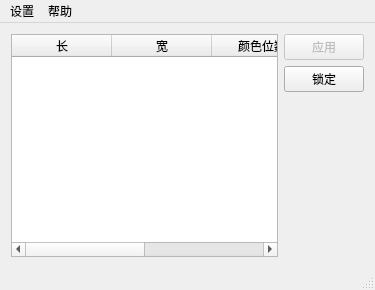
<?xml version="1.0" encoding="UTF-8"?>
<ui version="4.0">
 <class>MainWindow</class>
 <widget class="QMainWindow" name="MainWindow">
  <property name="geometry">
   <rect>
    <x>0</x>
    <y>0</y>
    <width>375</width>
    <height>290</height>
   </rect>
  </property>
  <property name="minimumSize">
   <size>
    <width>375</width>
    <height>290</height>
   </size>
  </property>
  <property name="windowTitle">
   <string>Display Locker</string>
  </property>
  <widget class="QWidget" name="centralWidget">
   <layout class="QGridLayout" name="gridLayout">
    <item row="0" column="0" rowspan="4">
     <widget class="QTableWidget" name="tableWidgetSettings">
      <property name="sizePolicy">
       <sizepolicy hsizetype="Expanding" vsizetype="Expanding">
        <horstretch>0</horstretch>
        <verstretch>0</verstretch>
       </sizepolicy>
      </property>
      <property name="sizeIncrement">
       <size>
        <width>0</width>
        <height>0</height>
       </size>
      </property>
      <column>
       <property name="text">
        <string>长</string>
       </property>
      </column>
      <column>
       <property name="text">
        <string>宽</string>
       </property>
      </column>
      <column>
       <property name="text">
        <string>颜色位数</string>
       </property>
      </column>
      <column>
       <property name="text">
        <string>刷新率</string>
       </property>
      </column>
     </widget>
    </item>
    <item row="0" column="1">
     <widget class="QPushButton" name="pushButtonApply">
      <property name="enabled">
       <bool>false</bool>
      </property>
      <property name="text">
       <string>应用</string>
      </property>
     </widget>
    </item>
    <item row="1" column="1">
     <widget class="QPushButton" name="pushButtonLock">
      <property name="enabled">
       <bool>true</bool>
      </property>
      <property name="text">
       <string>锁定</string>
      </property>
      <property name="checkable">
       <bool>true</bool>
      </property>
     </widget>
    </item>
    <item row="2" column="1">
     <widget class="QLabel" name="labelInfoNow">
      <property name="text">
       <string/>
      </property>
     </widget>
    </item>
    <item row="3" column="1">
     <spacer name="verticalSpacer">
      <property name="orientation">
       <enum>Qt::Vertical</enum>
      </property>
      <property name="sizeHint" stdset="0">
       <size>
        <width>20</width>
        <height>149</height>
       </size>
      </property>
     </spacer>
    </item>
   </layout>
  </widget>
  <widget class="QMenuBar" name="menuBar">
   <property name="geometry">
    <rect>
     <x>0</x>
     <y>0</y>
     <width>375</width>
     <height>20</height>
    </rect>
   </property>
   <widget class="QMenu" name="menuHelp">
    <property name="title">
     <string>帮助</string>
    </property>
    <addaction name="actionAbout"/>
   </widget>
   <widget class="QMenu" name="menuSettings">
    <property name="title">
     <string>设置</string>
    </property>
    <addaction name="actionAutoRun"/>
   </widget>
   <addaction name="menuSettings"/>
   <addaction name="menuHelp"/>
  </widget>
  <widget class="QStatusBar" name="statusBar"/>
  <action name="actionAbout">
   <property name="text">
    <string>关于</string>
   </property>
  </action>
  <action name="actionAutoRun">
   <property name="checkable">
    <bool>true</bool>
   </property>
   <property name="checked">
    <bool>true</bool>
   </property>
   <property name="text">
    <string>开机后台运行</string>
   </property>
  </action>
  <action name="actionShowtray">
   <property name="checkable">
    <bool>true</bool>
   </property>
   <property name="checked">
    <bool>false</bool>
   </property>
   <property name="enabled">
    <bool>false</bool>
   </property>
   <property name="text">
    <string>最小化时隐藏</string>
   </property>
  </action>
 </widget>
 <layoutdefault spacing="6" margin="11"/>
 <resources/>
 <connections>
  <connection>
   <sender>pushButtonApply</sender>
   <signal>clicked()</signal>
   <receiver>MainWindow</receiver>
   <slot>apply()</slot>
   <hints>
    <hint type="sourcelabel">
     <x>357</x>
     <y>57</y>
    </hint>
    <hint type="destinationlabel">
     <x>354</x>
     <y>201</y>
    </hint>
   </hints>
  </connection>
  <connection>
   <sender>tableWidgetSettings</sender>
   <signal>cellClicked(int,int)</signal>
   <receiver>MainWindow</receiver>
   <slot>settingsCellActivated(int,int)</slot>
   <hints>
    <hint type="sourcelabel">
     <x>176</x>
     <y>162</y>
    </hint>
    <hint type="destinationlabel">
     <x>299</x>
     <y>203</y>
    </hint>
   </hints>
  </connection>
  <connection>
   <sender>pushButtonLock</sender>
   <signal>clicked(bool)</signal>
   <receiver>MainWindow</receiver>
   <slot>lock(bool)</slot>
   <hints>
    <hint type="sourcelabel">
     <x>321</x>
     <y>76</y>
    </hint>
    <hint type="destinationlabel">
     <x>326</x>
     <y>215</y>
    </hint>
   </hints>
  </connection>
 </connections>
 <slots>
  <slot>apply()</slot>
  <slot>settingsCellActivated(int,int)</slot>
  <slot>lock(bool)</slot>
 </slots>
</ui>
